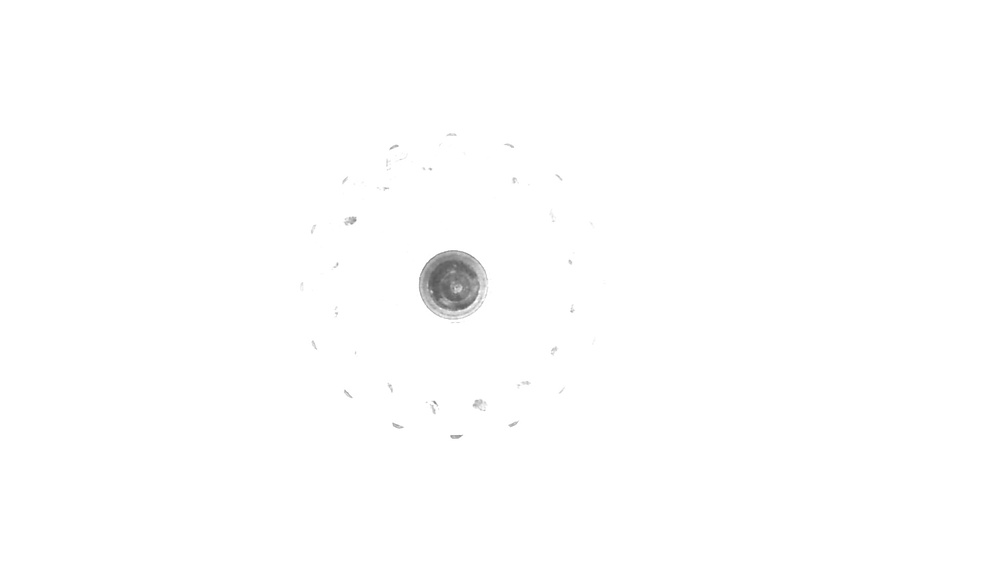
#> input picture sharp.jpg, 1000 x 562 px, shrunk from 1920 x 1080 before the run
$ python 1.py
#> lines starting #> are read from the running program, lines starting #| are printed output that depends on the picture; after the words box and inside, x2 and y2 are one past the last pixel; in counts of white or black regions, pixels touching at a corner belong together
import cv2
import numpy as np

# Read the image
image = cv2.imread("sharp.jpg")
#> image is the input picture: shape (562, 1000, 3); min 86, max 255, mean 254.2


# Convert the image to grayscale
gray = cv2.cvtColor(image, cv2.COLOR_BGR2GRAY)

# Apply Canny edge detection
edges = cv2.Canny(gray, 100, 200)
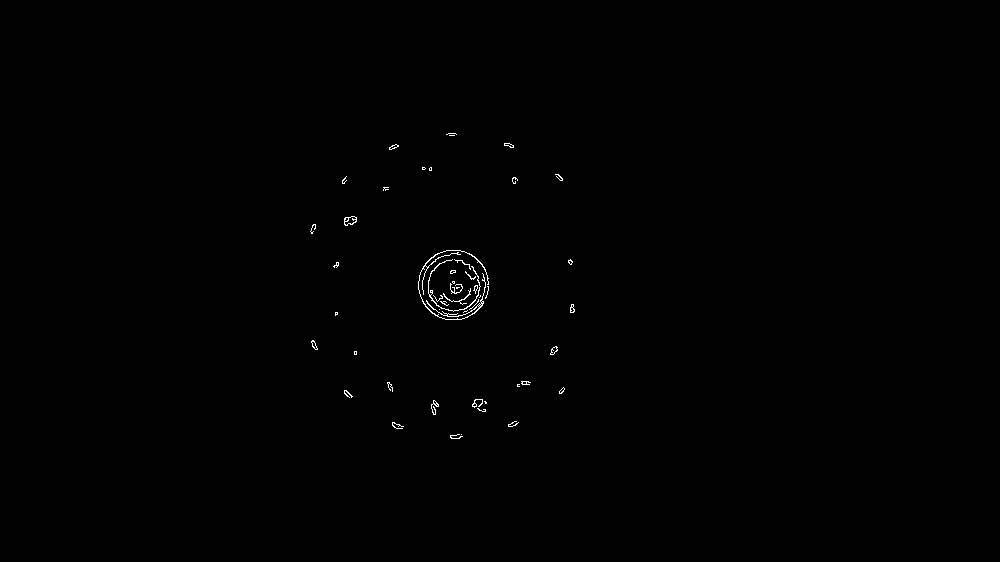
#> edges: shape (562, 1000); 0.27% white in thin lines or dots, all inside (x1, y1, x2, y2) = (310, 133, 575, 439)

# Find contours
contours, _ = cv2.findContours(edges, cv2.RETR_EXTERNAL, cv2.CHAIN_APPROX_SIMPLE)
#> contours = 49 contours, 40 with area under 20; largest, box (x1, y1, x2, y2) and area: (418, 250, 489, 320) 99, (344, 216, 357, 226) 82, (428, 259, 481, 312) 47, (550, 346, 558, 355) 33, (311, 340, 318, 350) 26

# Create a blank canvas to draw contours
contour_image = np.zeros_like(image)

# Draw contours on the blank canvas
cv2.drawContours(contour_image, contours, -1, (0, 255, 0), 2)


cv2.imwrite('contour_img.jpg',contour_image)

# Display the result
cv2.imshow("Original Image", image)
cv2.imshow("Contour Points", contour_image)
cv2.waitKey(0)
cv2.destroyAllWindows()
